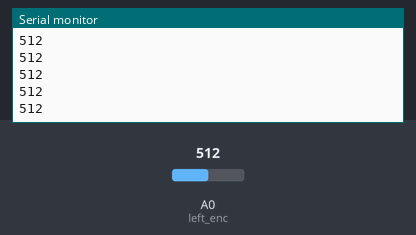
A sketch run on a simulated Arduino Uno, built with avr-gcc and run on an emulated ATmega328P. Shown: the last lines printed to the serial monitor. The test bench sets the inputs (shaded band); at power-on: A0 (left_enc) = 512.

Above: at 1.2 s.
1.3 s: A0 (left_enc) set to 716
At 2.3 s:
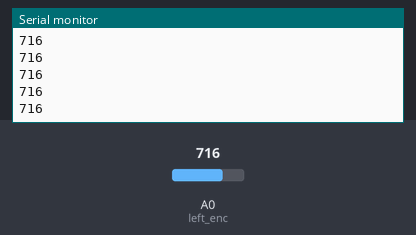
2.8 s: A0 (left_enc) set to 900
At 3.8 s:
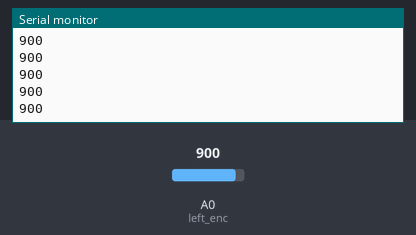
Timing chart, 0 to 5.8 s (numbered marks = the images above; inputs shaded):
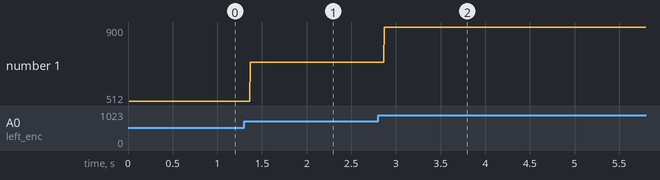

Measured:
- after the input at 1.3 s, the serial monitor: prints a new line after 0.07 s (image 1)
- after the input at 2.8 s, the serial monitor: prints a new line after 0.07 s (image 2)
- plotted number 1: 512 → 716 after the input at 1.3 s, 716 → 900 after the input at 2.8 s

The sketch:

motor_control.ino
```cpp
/*
This is a test sketch for the Adafruit assembled Motor Shield for Arduino v2
It won't work with v1.x motor shields! Only for the v2's with built in PWM
control
For use with the Adafruit Motor Shield v2
---->	http://www.adafruit.com/products/1438
*/

#include <Wire.h>
#include <Adafruit_MotorShield.h>

// Create the motor shield object with the default I2C address
Adafruit_MotorShield AFMS = Adafruit_MotorShield();

Adafruit_DCMotor *leftMotor = AFMS.getMotor(4);

Adafruit_DCMotor *rightMotor = AFMS.getMotor(1);

int left_enc = A0;
int right_enc = A1;
int val = 0;

void setup() {
  Serial.begin(9600);           // set up Serial library at 9600 bps
  Serial.println("Encoder Test!");
}

void loop() {
  val = analogRead(left_enc);
  Serial.println(val);
}
```
